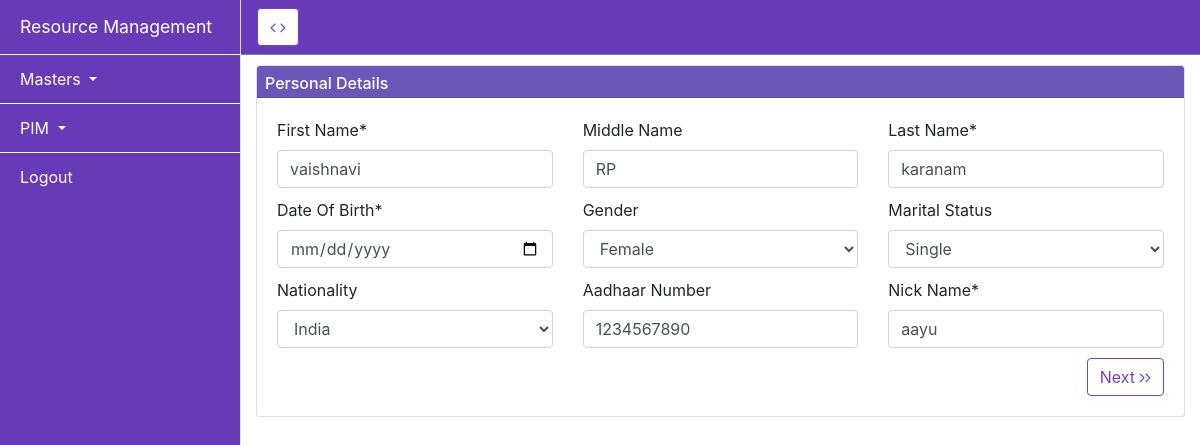
Screenshot of /pim/edit/2/ with the database file from the repository.
### pim/models.py (models this page shows, shortened)
class Personal_details(models.Model):
   first_name = models.CharField(max_length=150,null = True)
   middle_name = models.CharField(max_length=150,blank = False)
   last_name = models.CharField(max_length=150,blank = False)
   employee_id = models.CharField(max_length=150,blank = False)
   date_of_birth = models.DateField(blank = False)
   marital_status = models.SmallIntegerField(default=1,blank = False)
   gender = models.SmallIntegerField(default=1,blank = False)
   nationality = models.SmallIntegerField(default=1,blank = False)
   nick_name = models.CharField(max_length=150,blank = True)
   aadhar_card_no = models.BigIntegerField(blank = False)
   joined_date = models.DateField(blank = False)
   date_of_permanency = models.DateField(blank = False)
   job_title = models.BigIntegerField(default=1,blank = False)
   employment_status = models.BigIntegerField(default=1,blank = False)
   job_category = models.BigIntegerField(default=1,blank = False)
   work_shifts = models.IntegerField(default=1,blank = False)
   department = models.BigIntegerField(default=1,blank = False)

### masters/models.py (models this page shows)
class Location(models.Model):
    location = models.CharField(max_length=50)

### pim/views.py (the view)
# urls.py: path('edit/<int:id>/',views.edit,name='edit'),
def edit(request, id):
    personal = Personal_details.objects.get(id=id)
    jobtitles = Job.objects.all()
    jobcategory = Jobcategory.objects.all()
    employmentstatus = Employmentstatus.objects.all()
    locations = Location.objects.all()
    departments = Department.objects.all()
    return render(request,'pim/editdetails.html',{'title':'Edit Employee List','personal':personal,
                                                'jobtitles':jobtitles,
                                                'jobcategory':jobcategory,
                                                'employmentstatus':employmentstatus,
                                                'locations':locations,
                                                'departments':departments})

### pim/templates/pim/editdetails.html (shortened to what this page needs)
{% extends 'login/dashboard.html' %}
{% block content %}
<form action="" enctype="multipart/form-data" method="POST">
  <div class="card" style="margin-top: 10px;" id="perdetails">
    <div class="card-header">
      <h5 class="card-title" id="addjobtitleLabel">Personal Details</h5>
    </div>
    <div class="card-body">
      <div class="row">
        <div class="col-md-4">
          <label for="FirstName">First Name</label><span>*</span>
          <input type="text" class="form-control" name="first_name" id="first_name" value="{{ personal.first_name }}" placeholder="{{ personal.first_name }}" required>
        </div>
        <div class="col-md-4">
          <label for="MiddleName">Middle Name</label>
          <input type="text" class="form-control" name="middle_name" id="middle_name" value="{{ personal.middle_name }}" placeholder="{{ personal.middle_name }}" required>
        </div>
        <div class="col-md-4">
          <label for="LastName">Last Name</label><span>*</span>
          <input type="text" class="form-control" name="last_name" id="last_name"  value="{{ personal.last_name }}" placeholder="{{ personal.last_name }}" required>
        </div>
      </div>
      <div class="row">
        <div class="col-md-4">
          <label for="DateOfBirth">Date Of Birth</label><span>*</span>
          <input type="date" class="form-control" name="date_of_birth" id="date_of_birth" value="{{ personal.date_of_birth }}" placeholder="{{ personal.date_of_birth }}" required>
        </div>
        <div class="col-md-4">
          <label for="Gender">Gender</label>
          <select name="gender" class="form-control">
            <option value="2" {% if personal.gender == 2 %}selected{% endif %}>Female</option>
          </select>
        </div>
        <div class="col-md-4">
          <label for="MaritalStatus">Marital Status</label>
          <select name="marital_status" class="form-control">
            <option value="2" {% if personal.marital_status == 2 %}selected{% endif %}>Single</option>
          </select>
        </div>
      </div>
      <div class="row">
        <div class="col-md-4">
          <label for="Location">Nationality</label>
          <select name="nationality" class="form-control">
            {% for loc in locations %}
            <option value="{{ loc.id }}" {% if personal.nationality ==  loc.id %} selected {% endif %} >{{ loc.location }}</option>
            {% endfor %}
          </select>
        </div>
        <div class="col-md-4">
          <label for="MiddleName">Aadhaar Number</label>
          <input type="number" class="form-control" name="aadhar_card_no" id="aadhar_card_no" value="{{personal.aadhar_card_no}}" placeholder="{{personal.aadhar_card_no}}" required>
        </div>
        <div class="col-md-4">
          <label for="nickname">Nick Name</label><span>*</span>
          <input type="text" class="form-control" name="nick_name" id="nick_name"  value="{{personal.nick_name}}" placeholder="{{personal.nick_name}}" required>
        </div>
        </div>
      <div class="row">
        <div class="col-md-12" style="float:right;">
          <button type="button" class="btn btn-primary pull-right" onclick="somefunction(1);">
            Next <i class="fa fa-angle-right"></i><i class="fa fa-angle-right"></i>
          </button>
        </div>
      </div>
    </div>
  </div>
</form>
{% endblock %}

### login/static/css/simple-sidebar.css (style rules this page uses)
body { overflow-x: hidden; }
.btn-primary { color: var(--purple); background-color: #ffffff; border-color: var(--purple); }
.card-header { background-color: #6a57b7 !important; padding: 0.5rem; color: white; }
.card-title { margin-bottom: -0.25rem !important; }
.h5, h5 { font-size: 1.0rem; }
.col-md-4 { padding-bottom: 10px !important; }

### rows the page displays
Personal_details: first_name "vaishnavi", middle_name "RP", last_name "karanam", gender "Female", marital_status "Single", nationality "India", aadhar_card_no "1234567890", nick_name "aayu"
